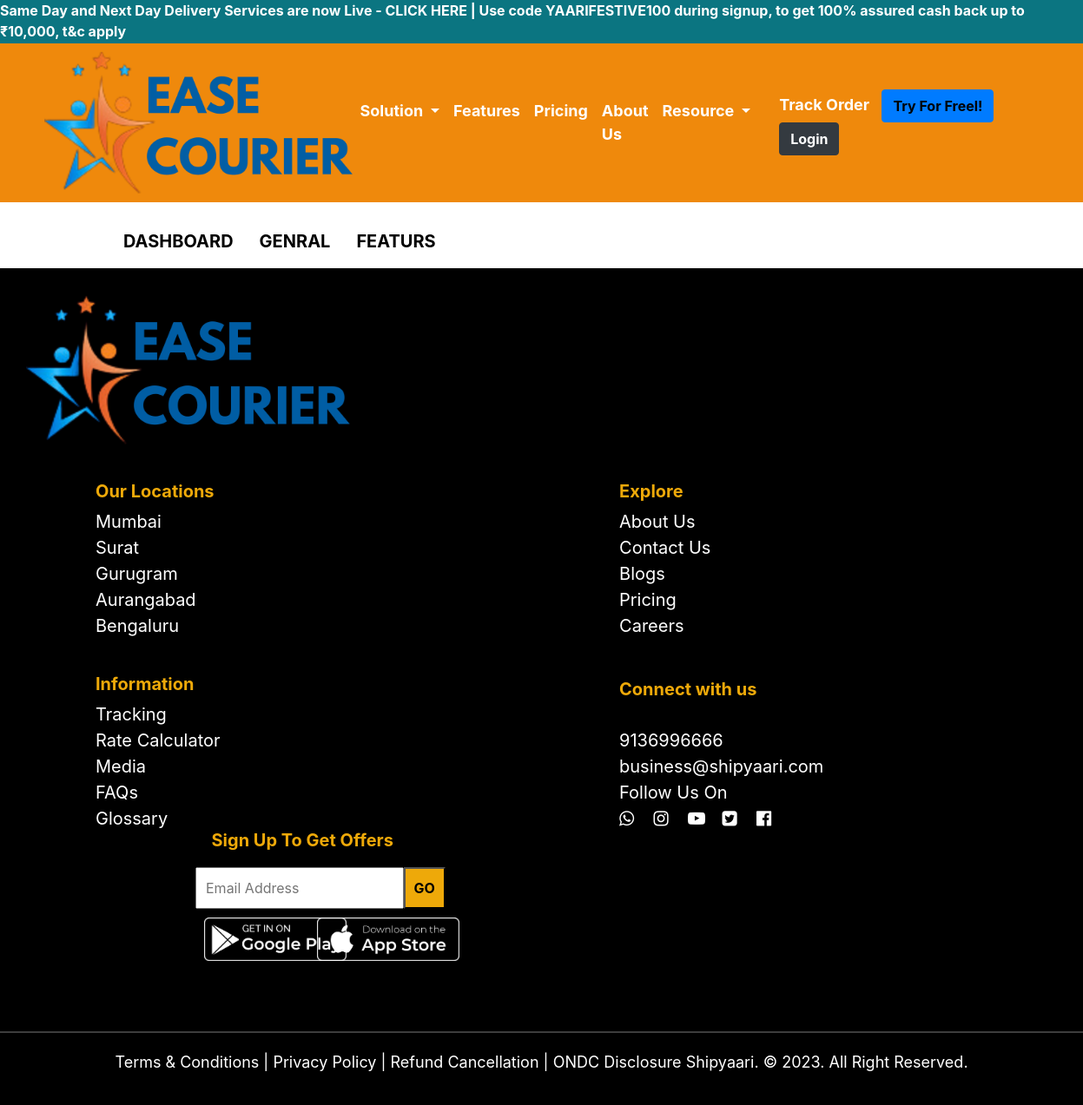
Page /faq on the committed database.
### home/models.py (models this page shows)
class Faq_page(models.Model):
    title=models.CharField(max_length=500)
    title1=models.CharField(max_length=500)
    title2=models.CharField(max_length=500)

### home/views.py (the view)
def faq(request):
   faq = Faq_page.objects.first()
   info_card = Faq_info_card.objects.all()
   section_card = Faq_section_card.objects.all()
   faq_card = Faq_card.objects.all()
   data={
        'faqpage': faq,
        'info_card' : info_card,
        'section_card' :section_card,
        'faq_card' :faq_card
   }
   return render(request, 'faq.html',data)

### template/faq.html (shortened to what this page needs)
{% extends "base.html" %}
{% load static %}
{% block contant %}
<!DOCTYPE html>
<html lang="en">
<head>
  <link href="Faq.css" rel="stylesheet">
  <link href="https://cdn.jsdelivr.net/npm/bootstrap@5.1.3/dist/css/bootstrap.min.css" rel="stylesheet"
 />
  <link rel="stylesheet" href="https://cdnjs.cloudflare.com/ajax/libs/OwlCarousel2/2.3.4/assets/owl.carousel.min.css"
 />
    <link rel="stylesheet" href="https://maxcdn.bootstrapcdn.com/bootstrap/4.5.2/css/bootstrap.min.css">
</head>
<main>
<div class="FAQs-list"><ul>
  <li style="list-style-type: none;"><a href="#" class="toggle-link text-black fw-bold text-uppercase" data-target="general-container">{{faqpage.title}}</a></li>
  <li style="list-style-type: none;"><a href="#" class="toggle-link text-black fw-bold text-uppercase" data-target="general-container11">{{faqpage.title1}}</a></li>
  <li style="list-style-type: none;"><a href="#" class="toggle-link text-black fw-bold text-uppercase" data-target="general-container111">{{faqpage.title2}}</a></li>
</ul></div>
</main>
</body>
</html>
{% endblock %}

### static/Faq.css (style rules this page uses)
* { margin: 0; padding: 0; }

### template/faq.html (style rules this page uses)
.FAQs-list ul { display: flex; margin-left: 30px; padding-top: 30px; }
.FAQs-list li { margin-left: 30px; font-size: 20px; }
@media (min-width:1200px) { .FAQs-list ul { margin-left: 80px; } }

### rows in the picture
Faq_page: title "DASHBOARD", title1 "GENRAL", title2 "FEATURS"
